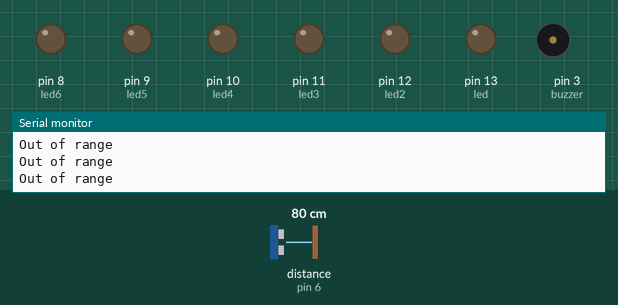
Bench run of a sketch on a simulated Arduino Uno, built with avr-gcc and run on an emulated ATmega328P. Shown: output pins drawn as LEDs (lit = HIGH), buzzer (waves = sounding), the last lines printed to the serial monitor. Wiring (inferred from the names in the program): ultrasonic range finder: trigger pin 7; echo pin 6. The inputs (shaded band) are chosen by the test bench; at power-on: distance to the obstacle (sensor on pin 6) 80 cm. The echo pulse lasts 58.3 µs per cm; pins used as bus, display or sensor lines are not drawn.

Above: at 1.3 s.
1.4 s: distance to the obstacle (sensor on pin 6) set to 2 cm
At 2.4 s:
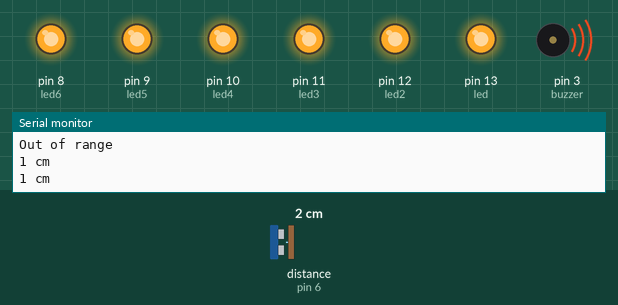
3.0 s: distance to the obstacle (sensor on pin 6) set to 4 cm
4.5 s: distance to the obstacle (sensor on pin 6) set to 7 cm
At 4.9 s:
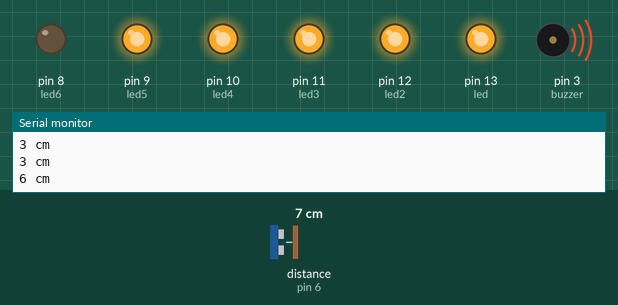
6.0 s: distance to the obstacle (sensor on pin 6) set to 9 cm
7.5 s: distance to the obstacle (sensor on pin 6) set to 12 cm
At 8.6 s:
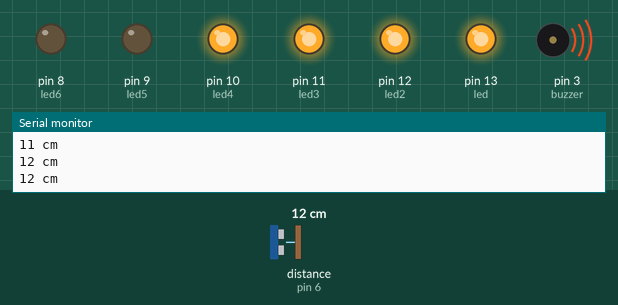
9.0 s: distance to the obstacle (sensor on pin 6) set to 35 cm
At 10.0 s:
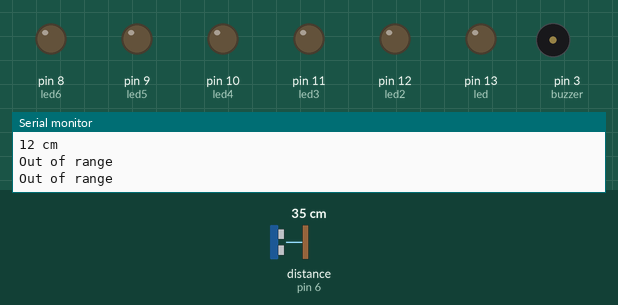
Timing chart, 0 to 11.5 s (numbered marks = the images above; inputs shaded):
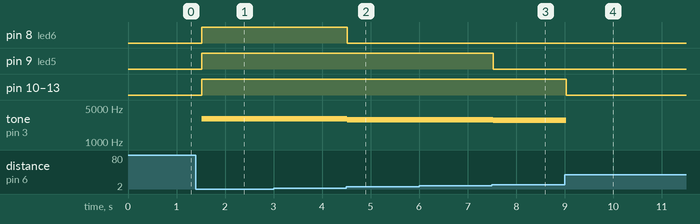

Measured:
- the behaviour switches between 5 and 6 cm on distance to the obstacle (sensor on pin 6) (found by bisection; images 1 and 2)
- the behaviour switches between 10 and 11 cm on distance to the obstacle (sensor on pin 6) (found by bisection; images 2 and 3)
- after the input at 1.4 s, pin 8 (led6), pin 9 (led5), pin 10 (led4), pin 11 (led3), pin 12 (led2), pin 13 (led): LOW → HIGH after 0.12 s; tone on pin 3 (buzzer): silent → 3000 Hz after 0.12 s
- after the input at 4.5 s, pin 8 (led6): HIGH → LOW at once; tone on pin 3 (buzzer): 3000 Hz → 2900 Hz at once
- after the input at 7.5 s, pin 9 (led5): HIGH → LOW at once; tone on pin 3 (buzzer): 2900 Hz → 2800 Hz at once
- after the input at 9.0 s, pin 10 (led4), pin 11 (led3), pin 12 (led2), pin 13 (led): HIGH → LOW at once; tone on pin 3 (buzzer): 2800 Hz → silent at once

The sketch:

distancemeasurementwithbuzzer.ino
```cpp
//DISTANCE MEASUREMENT WITH BUZZER SOUND FOR LEVEL INDICATION//

#define trigPin 7

#define echoPin 6

#define led 13

#define led2 12

#define led3 11

#define led4 10

#define led5 9

#define led6 8

#define buzzer 3

int sound = 2500;

void setup() {

Serial.begin (9600);

pinMode(trigPin, OUTPUT);

pinMode(echoPin, INPUT);

pinMode(led, OUTPUT);

pinMode(led2, OUTPUT);

pinMode(led3, OUTPUT);

pinMode(led4, OUTPUT);

pinMode(led5, OUTPUT);

pinMode(led6, OUTPUT);

pinMode(buzzer, OUTPUT); }

void loop() {
long duration, distance;
digitalWrite(trigPin, LOW);
delayMicroseconds(2);
digitalWrite(trigPin, HIGH);
delayMicroseconds(10);
digitalWrite(trigPin, LOW);
duration = pulseIn(echoPin, HIGH);
distance = (duration/2) / 29.1;

if (distance <= 30) {
digitalWrite(led, HIGH);sound = 2500;}
else {
digitalWrite(led,LOW); }

if (distance < 25) {
digitalWrite(led2, HIGH);sound = 2600;}
else {
digitalWrite(led2, LOW); }

if (distance < 20) { digitalWrite(led3, HIGH); sound = 2700;}
else { digitalWrite(led3, LOW); }

if (distance < 15) { digitalWrite(led4, HIGH); sound = 2800;}
else { digitalWrite(led4,LOW); }

if (distance < 10) { digitalWrite(led5, HIGH); sound = 2900;}
else { digitalWrite(led5,LOW); }

if (distance < 5) { digitalWrite(led6, HIGH); sound = 3000;}
else { digitalWrite(led6,LOW); }

if (distance > 30 || distance <= 0)
{ Serial.println("Out of range");noTone(buzzer); }
else { Serial.print(distance); Serial.println(" cm"); tone(buzzer, sound); }
delay(500);

}
```
